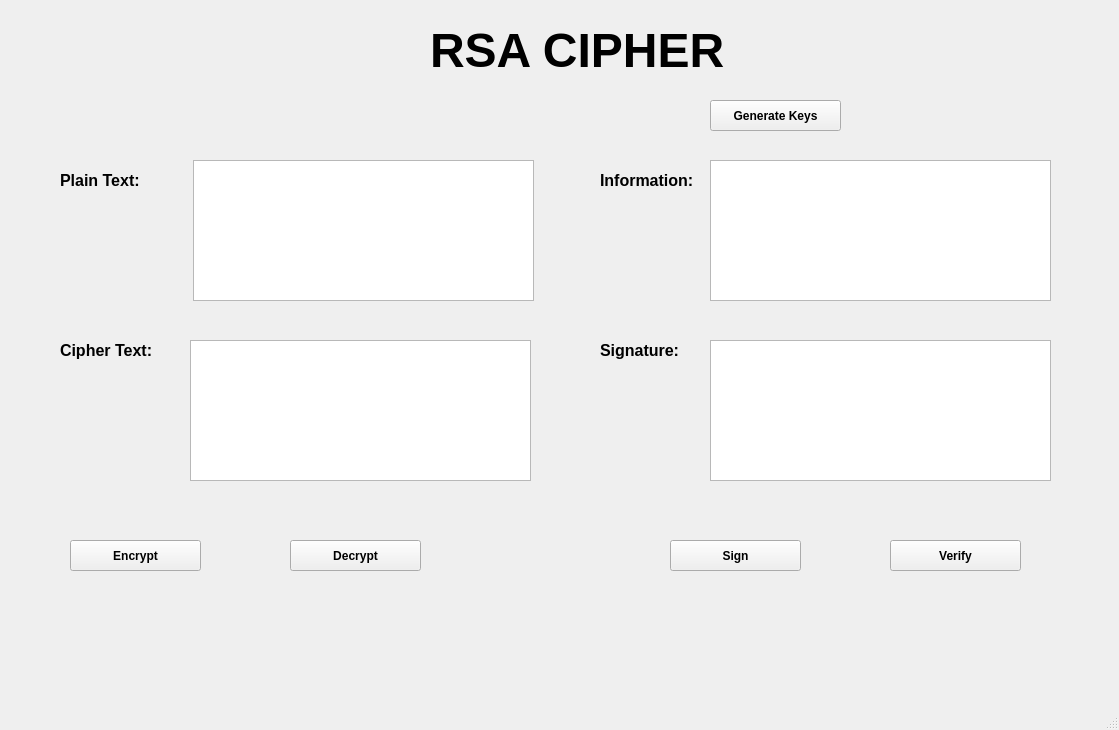
<?xml version="1.0" encoding="UTF-8"?>
<ui version="4.0">
 <class>MainWindow</class>
 <widget class="QMainWindow" name="MainWindow">
  <property name="geometry">
   <rect>
    <x>0</x>
    <y>0</y>
    <width>1119</width>
    <height>730</height>
   </rect>
  </property>
  <property name="windowTitle">
   <string>MainWindow</string>
  </property>
  <widget class="QWidget" name="centralwidget">
   <widget class="QLabel" name="label">
    <property name="geometry">
     <rect>
      <x>430</x>
      <y>20</y>
      <width>301</width>
      <height>61</height>
     </rect>
    </property>
    <property name="font">
     <font>
      <pointsize>36</pointsize>
      <weight>75</weight>
      <bold>true</bold>
     </font>
    </property>
    <property name="text">
     <string>RSA CIPHER</string>
    </property>
   </widget>
   <widget class="QLabel" name="label_2">
    <property name="geometry">
     <rect>
      <x>60</x>
      <y>160</y>
      <width>101</width>
      <height>41</height>
     </rect>
    </property>
    <property name="font">
     <font>
      <pointsize>12</pointsize>
      <weight>75</weight>
      <bold>true</bold>
     </font>
    </property>
    <property name="text">
     <string>Plain Text:</string>
    </property>
   </widget>
   <widget class="QLabel" name="label_3">
    <property name="geometry">
     <rect>
      <x>60</x>
      <y>330</y>
      <width>101</width>
      <height>41</height>
     </rect>
    </property>
    <property name="font">
     <font>
      <pointsize>12</pointsize>
      <weight>75</weight>
      <bold>true</bold>
     </font>
    </property>
    <property name="text">
     <string>Cipher Text:</string>
    </property>
   </widget>
   <widget class="QLabel" name="label_4">
    <property name="geometry">
     <rect>
      <x>600</x>
      <y>160</y>
      <width>111</width>
      <height>41</height>
     </rect>
    </property>
    <property name="font">
     <font>
      <pointsize>12</pointsize>
      <weight>75</weight>
      <bold>true</bold>
     </font>
    </property>
    <property name="text">
     <string>Information:</string>
    </property>
   </widget>
   <widget class="QLabel" name="label_5">
    <property name="geometry">
     <rect>
      <x>600</x>
      <y>330</y>
      <width>101</width>
      <height>41</height>
     </rect>
    </property>
    <property name="font">
     <font>
      <pointsize>12</pointsize>
      <weight>75</weight>
      <bold>true</bold>
     </font>
    </property>
    <property name="text">
     <string>Signature:</string>
    </property>
   </widget>
   <widget class="QTextEdit" name="txt_plain_text">
    <property name="geometry">
     <rect>
      <x>193</x>
      <y>160</y>
      <width>341</width>
      <height>141</height>
     </rect>
    </property>
   </widget>
   <widget class="QTextEdit" name="txt_cipher_text">
    <property name="geometry">
     <rect>
      <x>190</x>
      <y>340</y>
      <width>341</width>
      <height>141</height>
     </rect>
    </property>
   </widget>
   <widget class="QTextEdit" name="txt_info">
    <property name="geometry">
     <rect>
      <x>710</x>
      <y>160</y>
      <width>341</width>
      <height>141</height>
     </rect>
    </property>
   </widget>
   <widget class="QTextEdit" name="txt_sign">
    <property name="geometry">
     <rect>
      <x>710</x>
      <y>340</y>
      <width>341</width>
      <height>141</height>
     </rect>
    </property>
   </widget>
   <widget class="QToolButton" name="btn_encrypt">
    <property name="geometry">
     <rect>
      <x>70</x>
      <y>540</y>
      <width>131</width>
      <height>31</height>
     </rect>
    </property>
    <property name="font">
     <font>
      <pointsize>9</pointsize>
      <weight>75</weight>
      <bold>true</bold>
     </font>
    </property>
    <property name="text">
     <string>Encrypt</string>
    </property>
   </widget>
   <widget class="QToolButton" name="btn_decrypt">
    <property name="geometry">
     <rect>
      <x>290</x>
      <y>540</y>
      <width>131</width>
      <height>31</height>
     </rect>
    </property>
    <property name="font">
     <font>
      <pointsize>9</pointsize>
      <weight>75</weight>
      <bold>true</bold>
     </font>
    </property>
    <property name="text">
     <string>Decrypt</string>
    </property>
   </widget>
   <widget class="QToolButton" name="btn_sign">
    <property name="geometry">
     <rect>
      <x>670</x>
      <y>540</y>
      <width>131</width>
      <height>31</height>
     </rect>
    </property>
    <property name="font">
     <font>
      <pointsize>9</pointsize>
      <weight>75</weight>
      <bold>true</bold>
     </font>
    </property>
    <property name="text">
     <string>Sign</string>
    </property>
   </widget>
   <widget class="QToolButton" name="btn_verify">
    <property name="geometry">
     <rect>
      <x>890</x>
      <y>540</y>
      <width>131</width>
      <height>31</height>
     </rect>
    </property>
    <property name="font">
     <font>
      <pointsize>9</pointsize>
      <weight>75</weight>
      <bold>true</bold>
     </font>
    </property>
    <property name="text">
     <string>Verify</string>
    </property>
   </widget>
   <widget class="QToolButton" name="btn_gen_keys">
    <property name="geometry">
     <rect>
      <x>710</x>
      <y>100</y>
      <width>131</width>
      <height>31</height>
     </rect>
    </property>
    <property name="font">
     <font>
      <pointsize>9</pointsize>
      <weight>75</weight>
      <bold>true</bold>
     </font>
    </property>
    <property name="text">
     <string>Generate Keys</string>
    </property>
   </widget>
  </widget>
  <widget class="QMenuBar" name="menubar">
   <property name="geometry">
    <rect>
     <x>0</x>
     <y>0</y>
     <width>1119</width>
     <height>21</height>
    </rect>
   </property>
  </widget>
  <widget class="QStatusBar" name="statusbar"/>
 </widget>
 <resources/>
 <connections/>
</ui>
